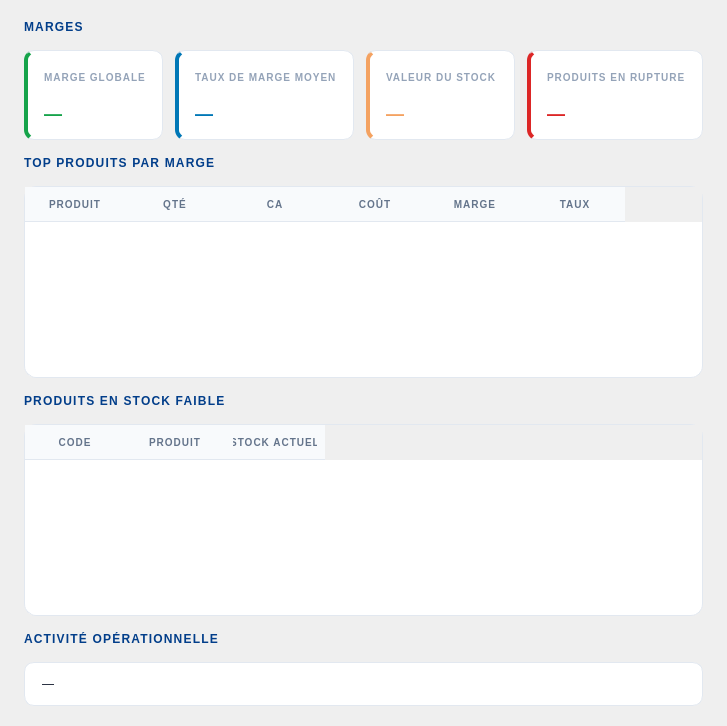
     <widget class="QWidget" name="tab_operations">
      <property name="styleSheet">
       <string notr="true">QWidget#tab_operations { background: #f0f4f8; }</string>
      </property>
      <attribute name="title">
       <string>Opérations</string>
      </attribute>
      <layout class="QVBoxLayout" name="tabOperationsLayout">
       <property name="spacing">
        <number>16</number>
       </property>
       <property name="leftMargin">
        <number>24</number>
       </property>
       <property name="topMargin">
        <number>20</number>
       </property>
       <property name="rightMargin">
        <number>24</number>
       </property>
       <property name="bottomMargin">
        <number>20</number>
       </property>
       <item>
        <widget class="QLabel" name="lbl_marges_title">
         <property name="styleSheet">
          <string notr="true">color: #023E8A; font-size: 12px; font-weight: 800; letter-spacing: 1.2px; background: transparent;</string>
         </property>
         <property name="text">
          <string>MARGES</string>
         </property>
        </widget>
       </item>
       <item>
        <layout class="QHBoxLayout" name="margeKpiRow">
         <property name="spacing">
          <number>12</number>
         </property>
         <item>
          <widget class="QFrame" name="kpi_marge">
           <property name="minimumSize">
            <size>
             <width>0</width>
             <height>90</height>
            </size>
           </property>
           <property name="styleSheet">
            <string notr="true">QFrame#kpi_marge { background: #ffffff; border: 1px solid #e2e8f0; border-left: 4px solid #16A34A; border-radius: 10px; }</string>
           </property>
           <layout class="QVBoxLayout" name="kpi_marge_layout">
            <property name="spacing">
             <number>4</number>
            </property>
            <property name="leftMargin">
             <number>16</number>
            </property>
            <property name="topMargin">
             <number>10</number>
            </property>
            <property name="rightMargin">
             <number>16</number>
            </property>
            <property name="bottomMargin">
             <number>10</number>
            </property>
            <item>
             <widget class="QLabel" name="kpi_marge_label">
              <property name="styleSheet">
               <string notr="true">color: #94a3b8; font-size: 10px; font-weight: 800; letter-spacing: 1px; background: transparent;</string>
              </property>
              <property name="text">
               <string>MARGE GLOBALE</string>
              </property>
             </widget>
            </item>
            <item>
             <widget class="QLabel" name="kpi_marge_value">
              <property name="styleSheet">
               <string notr="true">color: #16A34A; font-size: 18px; font-weight: 800; background: transparent;</string>
              </property>
              <property name="text">
               <string>—</string>
              </property>
             </widget>
            </item>
           </layout>
          </widget>
         </item>
         <item>
          <widget class="QFrame" name="kpi_marge_pct">
           <property name="minimumSize">
            <size>
             <width>0</width>
             <height>90</height>
            </size>
           </property>
           <property name="styleSheet">
            <string notr="true">QFrame#kpi_marge_pct { background: #ffffff; border: 1px solid #e2e8f0; border-left: 4px solid #0077B6; border-radius: 10px; }</string>
           </property>
           <layout class="QVBoxLayout" name="kpi_marge_pct_layout">
            <property name="spacing">
             <number>4</number>
            </property>
            <property name="leftMargin">
             <number>16</number>
            </property>
            <property name="topMargin">
             <number>10</number>
            </property>
            <property name="rightMargin">
             <number>16</number>
            </property>
            <property name="bottomMargin">
             <number>10</number>
            </property>
            <item>
             <widget class="QLabel" name="kpi_marge_pct_label">
              <property name="styleSheet">
               <string notr="true">color: #94a3b8; font-size: 10px; font-weight: 800; letter-spacing: 1px; background: transparent;</string>
              </property>
              <property name="text">
               <string>TAUX DE MARGE MOYEN</string>
              </property>
             </widget>
            </item>
            <item>
             <widget class="QLabel" name="kpi_marge_pct_value">
              <property name="styleSheet">
               <string notr="true">color: #0077B6; font-size: 18px; font-weight: 800; background: transparent;</string>
              </property>
              <property name="text">
               <string>—</string>
              </property>
             </widget>
            </item>
           </layout>
          </widget>
         </item>
         <item>
          <widget class="QFrame" name="kpi_stock_val">
           <property name="minimumSize">
            <size>
             <width>0</width>
             <height>90</height>
            </size>
           </property>
           <property name="styleSheet">
            <string notr="true">QFrame#kpi_stock_val { background: #ffffff; border: 1px solid #e2e8f0; border-left: 4px solid #F4A261; border-radius: 10px; }</string>
           </property>
           <layout class="QVBoxLayout" name="kpi_stock_val_layout">
            <property name="spacing">
             <number>4</number>
            </property>
            <property name="leftMargin">
             <number>16</number>
            </property>
            <property name="topMargin">
             <number>10</number>
            </property>
            <property name="rightMargin">
             <number>16</number>
            </property>
            <property name="bottomMargin">
             <number>10</number>
            </property>
            <item>
             <widget class="QLabel" name="kpi_stock_val_label">
              <property name="styleSheet">
               <string notr="true">color: #94a3b8; font-size: 10px; font-weight: 800; letter-spacing: 1px; background: transparent;</string>
              </property>
              <property name="text">
               <string>VALEUR DU STOCK</string>
              </property>
             </widget>
            </item>
            <item>
             <widget class="QLabel" name="kpi_stock_val_value">
              <property name="styleSheet">
               <string notr="true">color: #F4A261; font-size: 18px; font-weight: 800; background: transparent;</string>
              </property>
              <property name="text">
               <string>—</string>
              </property>
             </widget>
            </item>
           </layout>
          </widget>
         </item>
         <item>
          <widget class="QFrame" name="kpi_rupture">
           <property name="minimumSize">
            <size>
             <width>0</width>
             <height>90</height>
            </size>
           </property>
           <property name="styleSheet">
            <string notr="true">QFrame#kpi_rupture { background: #ffffff; border: 1px solid #e2e8f0; border-left: 4px solid #DC2626; border-radius: 10px; }</string>
           </property>
           <layout class="QVBoxLayout" name="kpi_rupture_layout">
            <property name="spacing">
             <number>4</number>
            </property>
            <property name="leftMargin">
             <number>16</number>
            </property>
            <property name="topMargin">
             <number>10</number>
            </property>
            <property name="rightMargin">
             <number>16</number>
            </property>
            <property name="bottomMargin">
             <number>10</number>
            </property>
            <item>
             <widget class="QLabel" name="kpi_rupture_label">
              <property name="styleSheet">
               <string notr="true">color: #94a3b8; font-size: 10px; font-weight: 800; letter-spacing: 1px; background: transparent;</string>
              </property>
              <property name="text">
               <string>PRODUITS EN RUPTURE</string>
              </property>
             </widget>
            </item>
            <item>
             <widget class="QLabel" name="kpi_rupture_value">
              <property name="styleSheet">
               <string notr="true">color: #DC2626; font-size: 18px; font-weight: 800; background: transparent;</string>
              </property>
              <property name="text">
               <string>—</string>
              </property>
             </widget>
            </item>
           </layout>
          </widget>
         </item>
        </layout>
       </item>
       <item>
        <widget class="QLabel" name="lbl_top_marge">
         <property name="styleSheet">
          <string notr="true">color: #023E8A; font-size: 12px; font-weight: 800; letter-spacing: 1.2px; background: transparent;</string>
         </property>
         <property name="text">
          <string>TOP PRODUITS PAR MARGE</string>
         </property>
        </widget>
       </item>
       <item>
        <widget class="QTableWidget" name="table_top_marge">
         <property name="minimumSize">
          <size>
           <width>0</width>
           <height>180</height>
          </size>
         </property>
         <property name="styleSheet">
          <string notr="true">QTableWidget { background: #ffffff; border: 1px solid #e2e8f0; border-radius: 12px; gridline-color: transparent; color: #0f172a; }
QTableWidget::item { padding: 6px; }
QHeaderView::section { background: #f8fafc; color: #64748b; padding: 8px; border: none; border-bottom: 1px solid #e2e8f0; font-size: 10px; font-weight: 800; letter-spacing: 1px; }</string>
         </property>
         <property name="selectionBehavior">
          <enum>QAbstractItemView::SelectionBehavior::SelectRows</enum>
         </property>
         <property name="showGrid">
          <bool>false</bool>
         </property>
         <column>
          <property name="text">
           <string>PRODUIT</string>
          </property>
         </column>
         <column>
          <property name="text">
           <string>QTÉ</string>
          </property>
         </column>
         <column>
          <property name="text">
           <string>CA</string>
          </property>
         </column>
         <column>
          <property name="text">
           <string>COÛT</string>
          </property>
         </column>
         <column>
          <property name="text">
           <string>MARGE</string>
          </property>
         </column>
         <column>
          <property name="text">
           <string>TAUX</string>
          </property>
         </column>
        </widget>
       </item>
       <item>
        <widget class="QLabel" name="lbl_rupture_liste">
         <property name="styleSheet">
          <string notr="true">color: #023E8A; font-size: 12px; font-weight: 800; letter-spacing: 1.2px; background: transparent;</string>
         </property>
         <property name="text">
          <string>PRODUITS EN STOCK FAIBLE</string>
         </property>
        </widget>
       </item>
       <item>
        <widget class="QTableWidget" name="table_rupture">
         <property name="minimumSize">
          <size>
           <width>0</width>
           <height>160</height>
          </size>
         </property>
         <property name="styleSheet">
          <string notr="true">QTableWidget { background: #ffffff; border: 1px solid #e2e8f0; border-radius: 12px; gridline-color: transparent; color: #0f172a; }
QTableWidget::item { padding: 6px; }
QHeaderView::section { background: #f8fafc; color: #64748b; padding: 8px; border: none; border-bottom: 1px solid #e2e8f0; font-size: 10px; font-weight: 800; letter-spacing: 1px; }</string>
         </property>
         <property name="selectionBehavior">
          <enum>QAbstractItemView::SelectionBehavior::SelectRows</enum>
         </property>
         <property name="showGrid">
          <bool>false</bool>
         </property>
         <column>
          <property name="text">
           <string>CODE</string>
          </property>
         </column>
         <column>
          <property name="text">
           <string>PRODUIT</string>
          </property>
         </column>
         <column>
          <property name="text">
           <string>STOCK ACTUEL</string>
          </property>
         </column>
        </widget>
       </item>
       <item>
        <widget class="QLabel" name="lbl_ops_resume">
         <property name="styleSheet">
          <string notr="true">color: #023E8A; font-size: 12px; font-weight: 800; letter-spacing: 1.2px; background: transparent;</string>
         </property>
         <property name="text">
          <string>ACTIVITÉ OPÉRATIONNELLE</string>
         </property>
        </widget>
       </item>
       <item>
        <widget class="QLabel" name="lbl_ops_text">
         <property name="styleSheet">
          <string notr="true">color: #0f172a; font-size: 12px; background: #ffffff; border: 1px solid #e2e8f0; border-radius: 10px; padding: 14px;</string>
         </property>
         <property name="text">
          <string>—</string>
         </property>
         <property name="wordWrap">
          <bool>true</bool>
         </property>
        </widget>
       </item>
      </layout>
     </widget>
